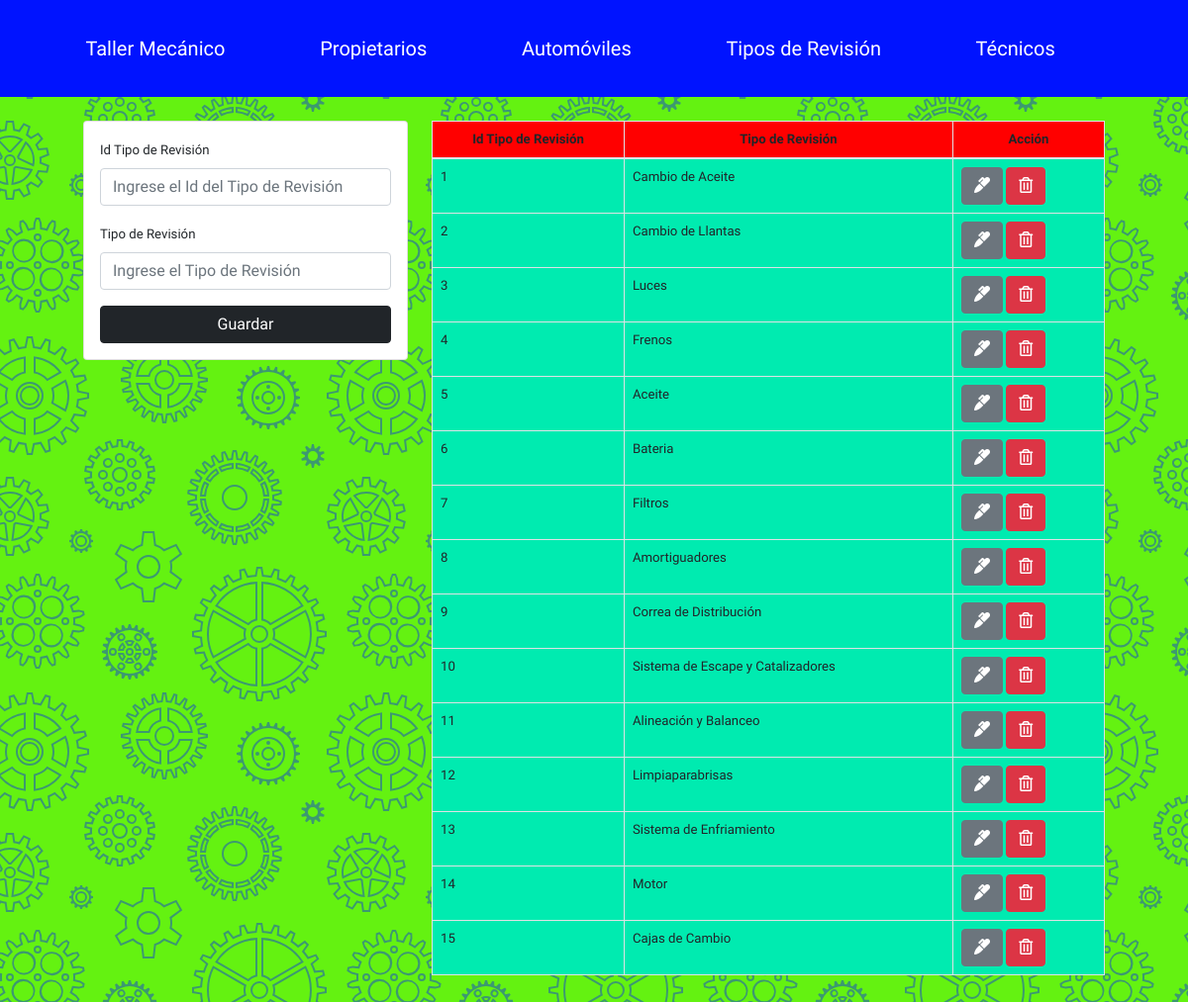
Screenshot of /tipoRevision.php with the database file from the repository.
### tables this page shows
CREATE TABLE IF NOT EXISTS `tipo_revision` (
  `IdTipo_Revision` int(11) NOT NULL,
  `Tipo_Revision` varchar(100) NOT NULL,
  PRIMARY KEY (`IdTipo_Revision`)
);

### tipoRevision.php (the view, shortened to what this page needs)
<?php include("db.php");
include("Includes/header.php");?>
<div class="container p-4">
    <div class="row">
        <div class="col-md-4">
            <div class="card card-body">
                <form action="save_register.php" method = "POST">
                    <div class="form-group">
                        <label>Id Tipo de Revisi&oacute;n</label>
                        <input type="number" name = "IdTipoRevision" class = "form-control" min = "0"
                        placeholder = "Ingrese el Id del Tipo de Revisi&oacute;n" autofocus>
                    </div>
                    <div class="form-group">
                        <label>Tipo de Revisi&oacute;n</label>
                        <input type = "text" name="Tipo_Revision" class = "form-control"
                        placeholder = "Ingrese el Tipo de Revisi&oacute;n">
                    </div>
                    <input type="submit" class = "btn btn-dark btn-block"
                    name = "Guardar_Revision" value = "Guardar">
                </form>
            </div>
        </div>
        <div class="col-md-8">
            <table class = "table table-bordered">
                <thead>
                    <tr>
                        <th>Id Tipo de Revisi&oacute;n</th>
                        <th>Tipo de Revisi&oacute;n</th>
                        <th>Acci&oacute;n</th>
                    </tr>
                </thead>
                <tbody>
                    <?php
                    $query = "SELECT * FROM taller_mecanico.tipo_revision";
                    $result_taller = mysqli_query($conn,$query);
                    while($row = mysqli_fetch_array($result_taller)){?>
                        <tr>
                        <td><?php echo $row['IdTipo_Revision'] ?></td>
                        <td><?php echo $row['Tipo_Revision'] ?></td>
                            <td>
                                <a href="edit.php?id_Edit_Rev=<?php echo $row['IdTipo_Revision']?>" class = "btn btn-secondary">
                                    <i class = "fas fa-marker"></i>
                                </a>
                                <a href="delete_register.php?id_Del_Rev=<?php echo $row['IdTipo_Revision']?>" class = "btn btn-danger">
                                    <i class = "far fa-trash-alt"></i>
                                </a>
                            </td>
                        </tr>
                   <?php }?>
                </tbody>
            </table>
        </div>
    </div>
</div>
<?php include("Includes/footer.php")?>

### estilos.css (style rules this page uses)
* { margin: 0; box-sizing: border-box; padding: 0; }
body { background:#ffffff ; background-color: #64f211; font-family: 'Andada Pro', serif; }
a { color: #ffffff; text-decoration: #ffffff; list-style: none; }
.table.table-bordered td { background-color: rgb(0, 235, 176); }
.table.table-bordered th { background-color: red; text-align-last: center; }
.container { width: 90%; margin: auto; }

### rows the page displays
tipo_revision: IdTipo_Revision "1", Tipo_Revision "Cambio de Aceite"
tipo_revision: IdTipo_Revision "2", Tipo_Revision "Cambio de Llantas"
tipo_revision: IdTipo_Revision "3", Tipo_Revision "Luces"
tipo_revision: IdTipo_Revision "4", Tipo_Revision "Frenos"
tipo_revision: IdTipo_Revision "5", Tipo_Revision "Aceite"
tipo_revision: IdTipo_Revision "6", Tipo_Revision "Bateria"
tipo_revision: IdTipo_Revision "7", Tipo_Revision "Filtros"
tipo_revision: IdTipo_Revision "8", Tipo_Revision "Amortiguadores"
tipo_revision: IdTipo_Revision "9", Tipo_Revision "Correa de Distribución"
tipo_revision: IdTipo_Revision "10", Tipo_Revision "Sistema de Escape y Catalizadores"
tipo_revision: IdTipo_Revision "11", Tipo_Revision "Alineación y Balanceo"
tipo_revision: IdTipo_Revision "12", Tipo_Revision "Limpiaparabrisas"
tipo_revision: IdTipo_Revision "13", Tipo_Revision "Sistema de Enfriamiento"
tipo_revision: IdTipo_Revision "14", Tipo_Revision "Motor"
tipo_revision: IdTipo_Revision "15", Tipo_Revision "Cajas de Cambio"
